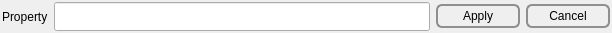
<?xml version="1.0" encoding="UTF-8"?>
<ui version="4.0">
 <class>StringWidget</class>
 <widget class="QFrame" name="StringWidget">
  <property name="geometry">
   <rect>
    <x>0</x>
    <y>0</y>
    <width>612</width>
    <height>33</height>
   </rect>
  </property>
  <layout class="QHBoxLayout" name="horizontalLayout_2">
   <property name="leftMargin">
    <number>2</number>
   </property>
   <property name="topMargin">
    <number>2</number>
   </property>
   <property name="rightMargin">
    <number>2</number>
   </property>
   <property name="bottomMargin">
    <number>2</number>
   </property>
   <item>
    <widget class="QLabel" name="label">
     <property name="text">
      <string>Property</string>
     </property>
    </widget>
   </item>
   <item>
    <widget class="QLineEdit" name="value">
     <property name="sizePolicy">
      <sizepolicy hsizetype="Expanding" vsizetype="Preferred">
       <horstretch>0</horstretch>
       <verstretch>0</verstretch>
      </sizepolicy>
     </property>
     <property name="styleSheet">
      <string notr="true"/>
     </property>
     <property name="text">
      <string/>
     </property>
    </widget>
   </item>
   <item>
    <widget class="QPushButton" name="applyChangesBtn">
     <property name="sizePolicy">
      <sizepolicy hsizetype="Preferred" vsizetype="Preferred">
       <horstretch>0</horstretch>
       <verstretch>0</verstretch>
      </sizepolicy>
     </property>
     <property name="minimumSize">
      <size>
       <width>84</width>
       <height>0</height>
      </size>
     </property>
     <property name="maximumSize">
      <size>
       <width>234234</width>
       <height>24</height>
      </size>
     </property>
     <property name="toolTip">
      <string>Click to apply the changes and run a preflight check</string>
     </property>
     <property name="styleSheet">
      <string notr="true"> QPushButton {
     border: 2px solid #8f8f91;
     border-radius: 6px;
     background-color: qlineargradient(x1: 0, y1: 0, x2: 0, y2: 1,
                                       stop: 0 #f6f7fa, stop: 1 #dadbde);
     min-width: 80px;
 }

 QPushButton:pressed {
     background-color: qlineargradient(x1: 0, y1: 0, x2: 0, y2: 1,
                                       stop: 0 #dadbde, stop: 1 #f6f7fa);
 }

 QPushButton:flat {
     border: none; /* no border for a flat push button */
 }

 QPushButton:default {
     border-color: navy; /* make the default button prominent */
 }</string>
     </property>
     <property name="text">
      <string>Apply</string>
     </property>
     <property name="autoDefault">
      <bool>false</bool>
     </property>
     <property name="default">
      <bool>false</bool>
     </property>
     <property name="flat">
      <bool>false</bool>
     </property>
    </widget>
   </item>
   <item>
    <widget class="QPushButton" name="cancelChangesBtn">
     <property name="sizePolicy">
      <sizepolicy hsizetype="Preferred" vsizetype="Preferred">
       <horstretch>0</horstretch>
       <verstretch>0</verstretch>
      </sizepolicy>
     </property>
     <property name="maximumSize">
      <size>
       <width>16777215</width>
       <height>24</height>
      </size>
     </property>
     <property name="toolTip">
      <string>Click to revert the changes</string>
     </property>
     <property name="styleSheet">
      <string notr="true"> QPushButton {
     border: 2px solid #8f8f91;
     border-radius: 6px;
     background-color: qlineargradient(x1: 0, y1: 0, x2: 0, y2: 1,
                                       stop: 0 #f6f7fa, stop: 1 #dadbde);
     min-width: 80px;
 }

 QPushButton:pressed {
     background-color: qlineargradient(x1: 0, y1: 0, x2: 0, y2: 1,
                                       stop: 0 #dadbde, stop: 1 #f6f7fa);
 }

 QPushButton:flat {
     border: none; /* no border for a flat push button */
 }

 QPushButton:default {
     border-color: navy; /* make the default button prominent */
 }</string>
     </property>
     <property name="text">
      <string>Cancel</string>
     </property>
    </widget>
   </item>
  </layout>
 </widget>
 <resources>
  <include location="../../icons/images/Icons.qrc"/>
 </resources>
 <connections/>
</ui>
